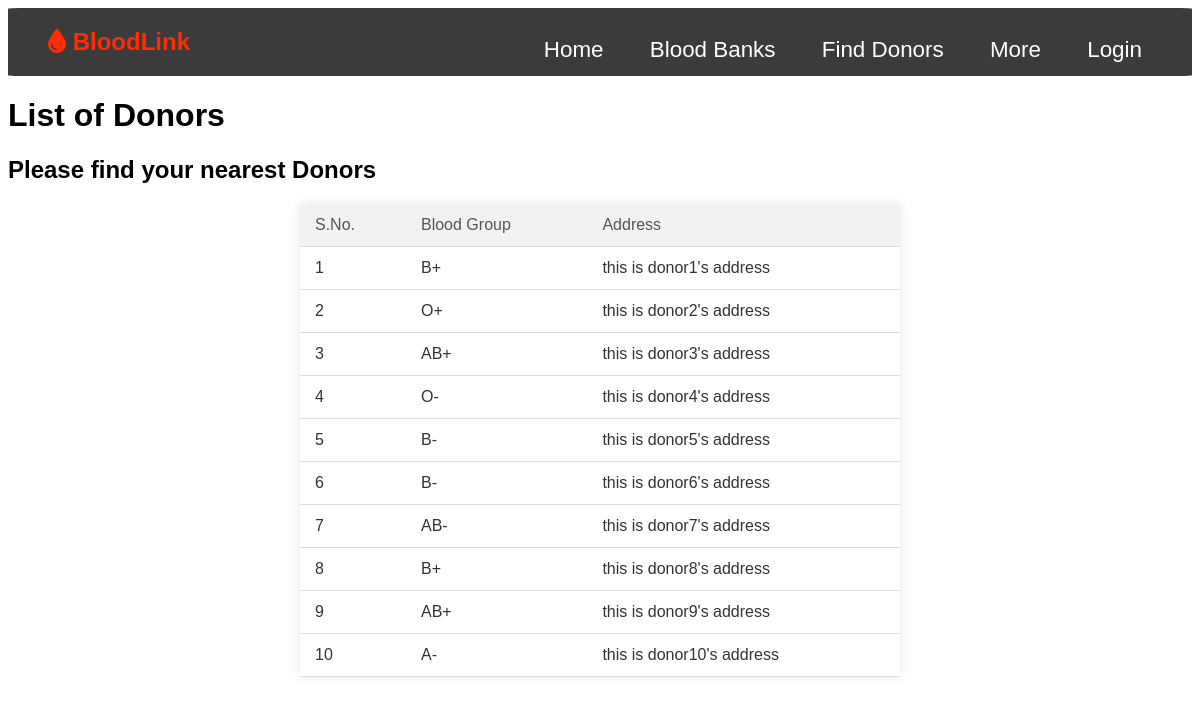
The app's page /findDonors, older data.
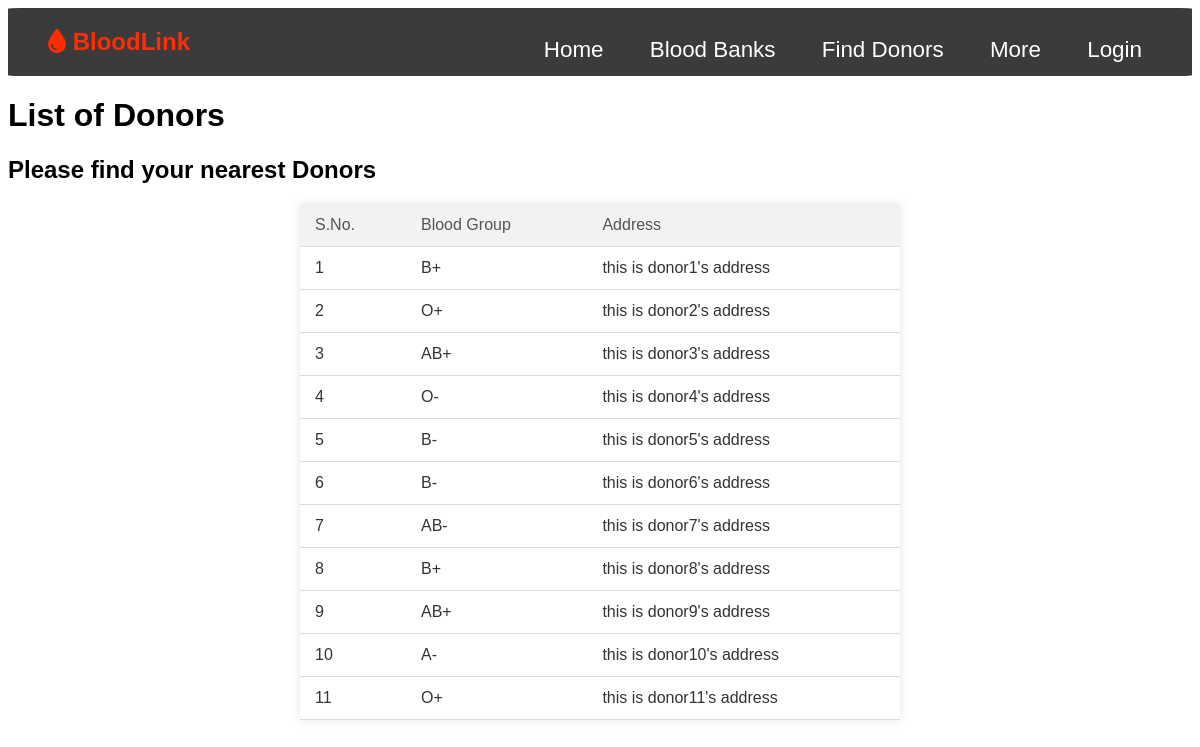
The same page, newer data.
### app.py (models this page shows, shortened)
class Donor(db.Model):
    __tablename__ = 'donors'
    DonorID = db.Column(db.Integer, primary_key=True)
    UserID = db.Column(db.Integer, db.ForeignKey('users.UserID'), nullable=False)
    BloodGroup = db.Column(db.String(5), nullable=False)
    LastDonationDate = db.Column(db.Date)
    ContactNumber = db.Column(db.String(15))
    Address = db.Column(db.String(255))

### app.py (the view)
@app.route('/findDonors')
def find_donor():
    username = is_logged_in()
    donors = Donor.query.all()
    return render_template('findDonor.html',Donors=donors,username=username)

### app.py (called while the page is built)
def is_logged_in():
    username = None
    if 'logged_in' in session and session['logged_in'] == True:
        username = session['username']
    elif 'admin_logged_in' in session and session['admin_logged_in']==True:
        username = session['admin_username']
    return username

### templates/findDonor.html (shortened to what this page needs)
{% extends "base.html" %}
{% block content %}
    <h1 id="donor-title">List of Donors</h1>
    <h2>Please find your nearest Donors</h2>
    <table id="donor-table">
        <thead>
            <tr>
                <th>S.No.</th>
                <th>Blood Group</th>
                <th>Address</th>
            </tr>
        </thead>
        <tbody>
            {% for donor in Donors %}
            <tr>
                <td>{{ donor.DonorID}}</td>
                <td>{{ donor.BloodGroup }}</td>
                <td>{{ donor.Address }}</td>
            </tr>
            {% endfor %}
        </tbody>
    </table>
{% endblock %}

### templates/base.html (shortened to what this page needs)
<!DOCTYPE html>
<html lang="en">
  <head>
  </head>
  <link rel="stylesheet" href="../static/styles/base.css"/>
  <link rel="stylesheet" href="https://cdnjs.cloudflare.com/ajax/libs/font-awesome/6.0.0-beta3/css/all.min.css">
  <link rel="stylesheet" href="../static/styles/home.css">
  <link rel="stylesheet" href="../static/styles/profile.css">
  <link rel="stylesheet" href="../static/styles/donor.css">
  <nav class="navbar">
    <div class="container">
      <a href="{{ url_for('home') }}" id="nav-brand" class="logo"><i class="fa-solid fa-droplet"></i> BloodLink</a>
      <ul class="nav-links">
        <li><a href="{{ url_for('home') }}">Home</a></li>
        <li><a href="{{ url_for('donate') }}">Blood Banks</a></li>
        <li><a href="{{ url_for('find_donor') }}">Find Donors</a></li>
        <li class="dropdown">
          <a href="#" class="dropbtn">More</a>
        </li>
        <li>
          {% if username %}
          <a href="{{ url_for('profile', username=username) }}" class="open-button">{{ username }}</a>
          <a href="{{ url_for('logout') }}" class="text-lg" id="loginBtn">(Logout)</a>
          {% else %}
          <a href="#" onclick="openPopup('popup')" class="open-button">Login</a>
          {% endif %}
        </li>
      </ul>
    </div>
  </nav>
  <body>
    {% block content %} {% endblock %}
  </body>
</html>

### static/styles/base.css (style rules this page uses)
* { font-family: Arial, sans-serif; }
.container { max-width: 1200px; margin: 0 auto; padding: 0 20px; }
.navbar { background-color: #3c3b3b; padding: 1.25rem; border-radius: 1%; }
.logo { color: #fff; font-size: 24px; text-decoration: none; }
.nav-links { list-style: none; float: right; font-size: 140%; line-height: 0.005rem; }
.nav-links li { display: inline-block; margin-left: 20px; }
.nav-links li a { color: #fff; text-decoration: none; padding: 10px; transition: all 0.3s ease; }
.dropdown { position: relative; }
#nav-brand { color: rgb(255, 45, 3); font-weight: 600; }

### static/styles/profile.css (style rules this page uses)
body { font-family: Arial, sans-serif; }
table { width: 100%; max-width: 600px; margin: 20px auto; border-collapse: collapse; background-color: #fff; box-shadow: 0 0 10px rgba(0, 0, 0, 0.1); }
th, td { padding: 12px 15px; text-align: left; border-bottom: 1px solid #ddd; }
th { background-color: #f2f2f2; color: #555; font-weight: normal; }
td { color: #333; }

### static/styles/donor.css (style rules this page uses)
body { font-family: Arial, sans-serif; }
#donor-table { width: 100%; border-collapse: collapse; border-spacing: 0; }
th, td { padding: 12px 15px; text-align: left; border-bottom: 1px solid #ddd; }
th { background-color: #f2f2f2; }

Row changes from the older to the newer data that the page shows:
added Donor: DonorID "11", BloodGroup "O+", Address "this is donor11's address"
